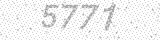
#> input picture captcha1.png, 160 x 40 px, given as the content of the folder ./easy_img, which was not available
$ python yzmsb.py
#> lines starting #> are read from the running program, lines starting #| are printed output that depends on the picture; after the words box and inside, x2 and y2 are one past the last pixel; in counts of white or black regions, pixels touching at a corner belong together; pictures that were not available may be replaced by others from this repository, and a replacement may not be noted
#!/usr/bin/env python3
from PIL import Image
from pytesseract import *
from fnmatch import fnmatch
from queue import Queue
import matplotlib.pyplot as plt
import numpy as np
import cv2
import time
import os
import math
from scipy import misc, ndimage


# [273 lines left out: functions clear_border, interference_line, interference_point, _get_dynamic_binary_image, _get_static_binary_image, cfs and 3 more, not called in this run]


# 自己的方法
def naive_remove_noise(cv2_image, k):
    """
    8邻域降噪
    Args:
        # image_name: 图片文件命名
        cv2_image: cv2
        k: 判断阈值

    Returns:

    """

    def calculate_noise_count(img_obj, w, h):
        """
        计算邻域非白色的个数
        Args:
            img_obj: img obj
            w: width
            h: height
        Returns:
            count (int)
        """
        count = 0
        width, height = img_obj.shape
        for _w_ in [w - 1, w, w + 1]:
            for _h_ in [h - 1, h, h + 1]:
                if _w_ > width - 1:
                    continue
                if _h_ > height - 1:
                    continue
                if _w_ == w and _h_ == h:
                    continue
                if img_obj[_w_, _h_] < 230:  # 二值化的图片设置为255
                    count += 1
        return count

    # [5 lines of commented-out code are left out]
    gray_img = cv2_image
    w, h = gray_img.shape
    for _w in range(w):
        for _h in range(h):
            if _w == 0 or _h == 0:
                gray_img[_w, _h] = 255
                continue
            # 计算邻域pixel值小于255的个数
            pixel = gray_img[_w, _h]
            if pixel == 255:
                continue

            if calculate_noise_count(gray_img, _w, _h) < k:
                gray_img[_w, _h] = 255

    return gray_img
    # return cv2.imencode('.png', gray_img)[1]


def main():
    filedir = './easy_img'
    for file in os.listdir(filedir):
        if fnmatch(file, '*.png'):
            img_name = file

            # 自适应阈值二值化
            # im = _get_dynamic_binary_image(filedir, img_name)

            # 自己的方法
            im = cv2.imread(filedir + '/' + img_name, cv2.IMREAD_GRAYSCALE)
#> im is the input picture: shape (40, 160); min 135, max 255, mean 240.1
            blur = cv2.GaussianBlur(im, (5, 5), 0)
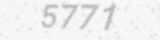
#> blur: shape (40, 160); min 181, max 253, mean 240.1
            ret3, image = cv2.threshold(blur, 0, 255, cv2.THRESH_BINARY + cv2.THRESH_OTSU)
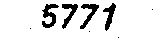
#> image: shape (40, 160); 89.2% white; 8 black regions (4 under 20 px), largest, box (x1, y1, x2, y2) and area: (42, 4, 59, 28) 201, (80, 4, 99, 29) 172, (62, 4, 78, 29) 163, (103, 3, 116, 31) 154
#> ret3 = 224
            # ...
            im = naive_remove_noise(image, 4)
#> after the loop in naive_remove_noise, `for _w in range(w):`:
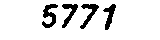
#> gray_img: shape (40, 160); 89.5% white; 4 black regions, box (x1, y1, x2, y2) and area: (42, 4, 58, 28) 192, (80, 4, 99, 29) 169, (62, 4, 78, 28) 158, (103, 4, 116, 30) 150
            height = len(im)
            width = len(im[0])
            im = im[0:height, int(width / 8):int(width / 8 * 7)]
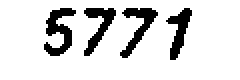
#> im: shape (40, 120) (shown 2 times larger); 86.1% white; 4 black regions, box (x1, y1, x2, y2) and area: (22, 4, 38, 28) 192, (60, 4, 79, 29) 169, (42, 4, 58, 28) 158, (83, 4, 96, 30) 150

            # 保存修改后的图片到111文件夹
            cv2.imwrite(f'111/{img_name}', im)
            continue

            # 去除边框
            im = clear_border(im, img_name)

            # 对图片进行干扰线降噪
            im = interference_line(im, img_name)

            # 对图片进行点降噪
            im = interference_point(im, img_name)

            # 对图片文本倾斜校正(通过minAreaRect方法获得斜率)

            cv2.imshow('自己的方法', im)
            cv2.waitKey(0)
            cv2.destroyAllWindows()
            continue

            # 切割的位置
            im_position = CFS(im)

            maxL = max(im_position[0])
            minL = min(im_position[0])

            # 如果有粘连字符，如果一个字符的长度过长就认为是粘连字符，并从中间进行切割
            if (maxL > minL + minL * 0.7):
                maxL_index = im_position[0].index(maxL)
                minL_index = im_position[0].index(minL)
                # 设置字符的宽度
                im_position[0][maxL_index] = maxL // 2
                im_position[0].insert(maxL_index + 1, maxL // 2)
                # 设置字符X轴[起始，终点]位置
                im_position[1][maxL_index][1] = im_position[1][maxL_index][0] + maxL // 2
                im_position[1].insert(maxL_index + 1, [im_position[1][maxL_index][1] + 1,
                                                       im_position[1][maxL_index][1] + 1 + maxL // 2])
                # 设置字符的Y轴[起始，终点]位置
                im_position[2].insert(maxL_index + 1, im_position[2][maxL_index])

            # 切割字符，要想切得好就得配置参数，通常 1 or 2 就可以
            cutting_img(im, im_position, img_name, 1, 1)

            # 识别验证码
            cutting_img_num = 0
            for file in os.listdir('./out_img'):
                str_img = ''
                if fnmatch(file, '%s-cutting-*.jpg' % img_name.split('.')[0]):
                    cutting_img_num += 1
            for i in range(cutting_img_num):
                try:
                    file = './out_img/%s-cutting-%s.jpg' % (img_name.split('.')[0], i)
                    # 识别验证码
                    str_img = str_img + image_to_string(Image.open(file), lang='eng',
                                                        config='-psm 10')  # 单个字符是10，一行文本是7
                except Exception as err:
                    pass
            print('切图：%s' % cutting_img_num)
            print('识别为：%s' % str_img)
        break


# -----------------------------------------------------------------------------
if __name__ == '__main__':
    main()
    pass
